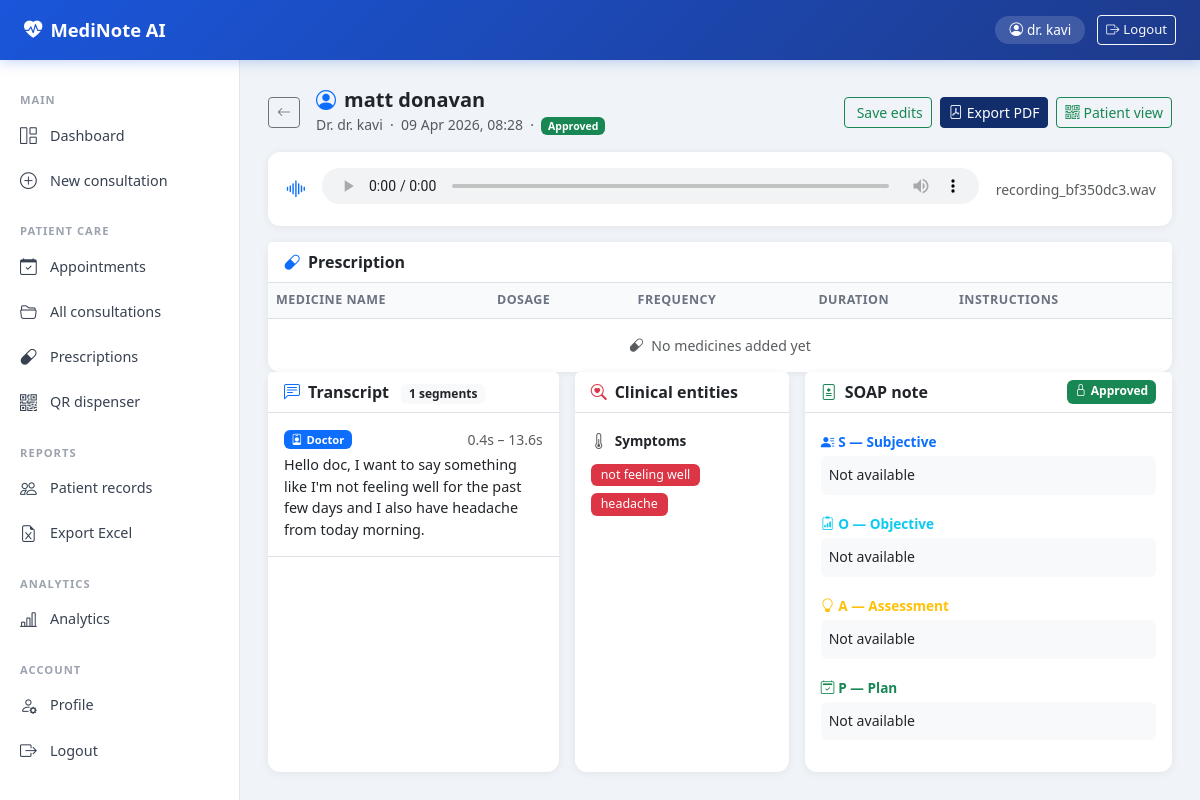
Screenshot of /review/8 (signed in) with the database file from the repository.
### models/consultation.py (models this page shows, shortened)
class User(UserMixin, db.Model):
    __tablename__ = "users"
    id            = db.Column(db.Integer, primary_key=True)
    name          = db.Column(db.String(100), nullable=False)
    email         = db.Column(db.String(120), unique=True, nullable=False)
    password_hash = db.Column(db.String(200))
    role          = db.Column(db.String(20), default="doctor")
    created_at    = db.Column(db.DateTime, default=datetime.utcnow)

class Consultation(db.Model):
    __tablename__ = "consultations"
    id           = db.Column(db.Integer, primary_key=True)
    patient_name = db.Column(db.String(100))
    doctor_name  = db.Column(db.String(100))
    audio_file   = db.Column(db.String(200))
    status       = db.Column(db.String(30), default="uploaded")
    created_at   = db.Column(db.DateTime, default=datetime.utcnow)
    approved_at  = db.Column(db.DateTime, nullable=True)
    transcripts  = db.relationship("Transcript", backref="consultation", lazy=True)
    entities     = db.relationship("Entity", backref="consultation", lazy=True)
    notes        = db.relationship("Note", backref="consultation", lazy=True)
    prescriptions = db.relationship("Prescription", backref="consultation", lazy=True)

class Transcript(db.Model):
    __tablename__ = "transcripts"
    id              = db.Column(db.Integer, primary_key=True)
    consultation_id = db.Column(db.Integer, db.ForeignKey("consultations.id"))
    speaker         = db.Column(db.String(20))
    start_time      = db.Column(db.Float)
    end_time        = db.Column(db.Float)
    text            = db.Column(db.Text)
    confidence      = db.Column(db.Float, default=1.0)

class Entity(db.Model):
    __tablename__ = "entities"
    id              = db.Column(db.Integer, primary_key=True)
    consultation_id = db.Column(db.Integer, db.ForeignKey("consultations.id"))
    entity_type     = db.Column(db.String(50))
    entity_value    = db.Column(db.String(200))
    metadata_json   = db.Column(db.Text)

class Note(db.Model):
    __tablename__ = "notes"
    id               = db.Column(db.Integer, primary_key=True)
    consultation_id  = db.Column(db.Integer, db.ForeignKey("consultations.id"))
    generated_note   = db.Column(db.Text)
    edited_note      = db.Column(db.Text)
    approved         = db.Column(db.Boolean, default=False)
    exported_pdf     = db.Column(db.String(200))
    fhir_json        = db.Column(db.Text)

### routes/consultation.py (the view)
@consultation_bp.route("/review/<int:id>")
@login_required
def review(id):
    consultation = Consultation.query.get_or_404(id)
    transcripts  = Transcript.query.filter_by(consultation_id=id).all()
    entities     = Entity.query.filter_by(consultation_id=id).all()
    note         = Note.query.filter_by(consultation_id=id).first()
    return render_template("review.html",
        consultation=consultation,
        transcripts=transcripts,
        entities=entities,
        note=note
    )

### templates/review.html (shortened to what this page needs)
{% extends "base.html" %}
{% block content %}
<div class="d-flex justify-content-between align-items-center mb-3">
  <div class="d-flex align-items-center gap-3">
    <a href="{{ url_for('dashboard.dashboard') }}" class="btn btn-outline-secondary btn-sm">
      <i class="bi bi-arrow-left"></i>
    </a>
    <div>
      <h5 class="fw-bold mb-0">
        <i class="bi bi-person-circle text-primary me-2"></i>{{ consultation.patient_name }}
      </h5>
      <small class="text-muted">
        Dr. {{ consultation.doctor_name }} &nbsp;·&nbsp;
        {{ consultation.created_at.strftime("%d %b %Y, %H:%M") }} &nbsp;·&nbsp;
        {% if consultation.status == "approved" %}
          <span class="badge bg-success">Approved</span>
        {% elif consultation.status == "ready" %}
          <span class="badge bg-info text-dark">Ready for review</span>
        {% else %}
          <span class="badge bg-secondary">{{ consultation.status }}</span>
        {% endif %}
      </small>
    </div>
  </div>
  <div class="d-flex gap-2">
    <button class="btn btn-outline-success btn-sm" id="save-btn" onclick="saveNote()">
      Save edits
    </button>
    {% if consultation.status != "approved" %}
    <form method="POST" action="{{ url_for('consultation.approve', id=consultation.id) }}" class="d-inline">
      <button type="submit" class="btn btn-success btn-sm"
              onclick="return confirm('Approve and finalise this consultation?')">
        <i class="bi bi-check-circle me-1"></i>Approve
      </button>
    </form>
    {% else %}
    {% if consultation.status == "approved" %}
    {% set qr_token = consultation.id|string + "-" %}
    <a href="{{ url_for('consultation.export_pdf', id=consultation.id) }}"
       class="btn btn-primary btn-sm">
      <i class="bi bi-file-pdf me-1"></i>Export PDF
    </a>
    <a href="/patient/{{ consultation.id }}-{{
         consultation.patient_name | md5_token(consultation.id) }}"
       target="_blank" class="btn btn-outline-success btn-sm">
      <i class="bi bi-qr-code me-1"></i>Patient view
    </a>
    {% endif %}
    {% endif %}
  </div>
</div>
{% if consultation.audio_file %}
<div class="card mb-3 p-3">
  <div class="d-flex align-items-center gap-3">
    <i class="bi bi-soundwave text-primary" style="font-size:1.4rem"></i>
    <div class="flex-grow-1">
      <audio controls class="w-100" style="height:36px">
        <source src="{{ url_for('consultation.serve_audio', filename=consultation.audio_file) }}"
                type="audio/mpeg">
      </audio>
    </div>
    <small class="text-muted">{{ consultation.audio_file }}</small>
  </div>
</div>
{% endif %}
<div class="card mt-3" id="rx-panel">
  <div class="card-header bg-white border-bottom py-2 d-flex justify-content-between align-items-center">
    <span class="fw-bold">
      <i class="bi bi-capsule text-primary me-2"></i>Prescription
    </span>
  </div>
  <div class="card-body p-0">
    <table class="table table-hover mb-0" id="rx-table">
      <thead class="table-light">
        <tr>
          <th style="width:22%">Medicine name</th>
          <th style="width:14%">Dosage</th>
          <th style="width:18%">Frequency</th>
          <th style="width:14%">Duration</th>
          <th style="width:22%">Instructions</th>
        </tr>
      </thead>
    </table>
    <div id="rx-empty" class="text-center text-muted py-3 d-none"
         style="font-size:.88rem">
      <i class="bi bi-capsule me-2"></i>No medicines added yet
    </div>
  </div>
</div>
<div class="row g-3">
  <div class="col-md-4">
    <div class="card h-100">
      <div class="card-header bg-white border-bottom py-2">
        <span class="fw-bold">
          <i class="bi bi-chat-left-text text-primary me-2"></i>Transcript
        </span>
        <span class="badge bg-light text-dark ms-2">{{ transcripts|length }} segments</span>
      </div>
      <div class="card-body p-0" style="max-height:520px; overflow-y:auto">
        {% if transcripts %}
          {% for t in transcripts %}
          <div class="p-3 border-bottom transcript-segment"
               style="cursor:pointer"
               onmouseover="this.style.background='#f8f9fa'"
               onmouseout="this.style.background='white'">
            <div class="d-flex justify-content-between align-items-center mb-1">
              {% if t.speaker == "DOCTOR" %}
                <span class="badge bg-primary" style="font-size:0.7rem">
                  <i class="bi bi-person-badge me-1"></i>Doctor
                </span>
              {% else %}
                <span class="badge bg-success" style="font-size:0.7rem">
                  <i class="bi bi-person me-1"></i>Patient
                </span>
              {% endif %}
              <small class="text-muted">
                {{ "%.1f"|format(t.start_time) }}s – {{ "%.1f"|format(t.end_time) }}s
              </small>
            </div>
            <p class="mb-0 mt-1" style="font-size:0.9rem; line-height:1.5">
              {{ t.text }}
            </p>
          </div>
          {% endfor %}
        {% else %}
          <div class="text-center text-muted py-5">
            <i class="bi bi-chat-left-text" style="font-size:2rem"></i>
            <p class="mt-2">No transcript available</p>
          </div>
        {% endif %}
      </div>
    </div>
  </div>
  <div class="col-md-3">
    <div class="card h-100">
      <div class="card-header bg-white border-bottom py-2">
        <span class="fw-bold">
          <i class="bi bi-search-heart text-danger me-2"></i>Clinical entities
        </span>
      </div>
      <div class="card-body" style="max-height:520px; overflow-y:auto">
        {% set entity_map = {} %}
        {% for e in entities %}
          {% if e.entity_type not in entity_map %}
            {% set _ = entity_map.update({e.entity_type: []}) %}
          {% endif %}
          {% set _ = entity_map[e.entity_type].append(e.entity_value) %}
        {% endfor %}
        {% set sections = [
          ("symptoms",    "bi-thermometer-half", "bg-danger",   "Symptoms"),
          ("medications", "bi-capsule",           "bg-primary",  "Medications"),
          ("diagnoses",   "bi-clipboard2-pulse",  "bg-warning",  "Diagnoses"),
          ("allergies",   "bi-shield-exclamation","bg-orange",   "Allergies"),
          ("vitals",      "bi-heart-pulse",       "bg-info",     "Vitals"),
          ("follow_up",   "bi-calendar-check",    "bg-success",  "Follow-up")
        ] %}
        {% for key, icon, color, label in sections %}
          {% if key in entity_map and entity_map[key] %}
          <div class="mb-3">
            <div class="d-flex align-items-center mb-2">
              <i class="bi {{ icon }} me-2 text-muted"></i>
              <span class="fw-semibold" style="font-size:0.85rem">{{ label }}</span>
            </div>
            {% for val in entity_map[key] %}
              <span class="badge me-1 mb-1 {{ color }} text-wrap"
                    style="font-size:0.78rem; font-weight:400; padding:5px 10px">
                {{ val }}
              </span>
            {% endfor %}
          </div>
          {% endif %}
        {% endfor %}
      </div>
    </div>
  </div>
  <div class="col-md-5">
    <div class="card h-100">
      <div class="card-header bg-white border-bottom py-2 d-flex justify-content-between">
        <span class="fw-bold">
          <i class="bi bi-file-medical text-success me-2"></i>SOAP note
        </span>
        {% if consultation.status == "approved" %}
          <span class="badge bg-success">
            <i class="bi bi-lock me-1"></i>Approved
          </span>
        {% else %}
          <span class="badge bg-warning text-dark">
            <i class="bi bi-pencil me-1"></i>Editable
          </span>
        {% endif %}
      </div>
      <div class="card-body" style="max-height:520px; overflow-y:auto">
        {% if note %}
          {% set soap = note.edited_note | safe %}
          {% for section, icon, color, label in [
            ("subjective", "bi-person-lines-fill", "primary",  "S — Subjective"),
            ("objective",  "bi-clipboard2-data",   "info",     "O — Objective"),
            ("assessment", "bi-lightbulb",          "warning",  "A — Assessment"),
            ("plan",       "bi-calendar2-check",    "success",  "P — Plan")
          ] %}
          <div class="mb-3">
            <label class="form-label fw-semibold text-{{ color }} mb-1" style="font-size:0.85rem">
              <i class="bi {{ icon }} me-1"></i>{{ label }}
            </label>
            {% if consultation.status != "approved" %}
            <textarea class="form-control soap-field"
                      id="soap-{{ section }}"
                      rows="3"
                      style="font-size:0.88rem; resize:vertical; border-color:#dee2e6"
                      data-section="{{ section }}">{{ note.edited_note | soap_section(section) }}</textarea>
            {% else %}
            <div class="p-2 rounded bg-light" style="font-size:0.88rem; line-height:1.6">
              {{ note.edited_note | soap_section(section) }}
            </div>
            {% endif %}
          </div>
          {% endfor %}
        {% else %}
          <div class="text-center text-muted py-5">
            <i class="bi bi-file-medical" style="font-size:2rem"></i>
            <p class="mt-2">No note generated yet</p>
          </div>
        {% endif %}
      </div>
    </div>
  </div>
</div>
<div class="position-fixed bottom-0 end-0 p-3" style="z-index:1100">
</div>
{% endblock %}

### templates/base.html (shortened to what this page needs)
<!DOCTYPE html>
<html lang="en">
<head>
  <link href="https://cdn.jsdelivr.net/npm/bootstrap@5.3.0/dist/css/bootstrap.min.css" rel="stylesheet"/>
  <link href="https://cdn.jsdelivr.net/npm/bootstrap-icons@1.10.5/font/bootstrap-icons.css" rel="stylesheet"/>
</head>
<body>
{% set authenticated = current_user.is_authenticated %}
{% if authenticated %}
<div class="topbar">
  <a href="{{ url_for('dashboard.dashboard') }}" class="topbar-brand">
    <i class="bi bi-heart-pulse-fill"></i>MediNote AI
  </a>
  <div class="topbar-user">
    <span class="user-pill"><i class="bi bi-person-circle me-1"></i>{{ current_user.name }}</span>
    <a href="{{ url_for('auth.logout') }}" class="btn btn-sm btn-outline-light" style="font-size:.82rem">
      <i class="bi bi-box-arrow-right me-1"></i>Logout
    </a>
  </div>
</div>
<div class="sidebar">
    <div class="sidebar-label">Main</div>
    <a href="{{ url_for('dashboard.dashboard') }}"
       class="sidebar-link {% if request.endpoint == 'dashboard.dashboard' %}active{% endif %}">
      <i class="bi bi-grid-1x2"></i>Dashboard
    </a>
    <a href="{{ url_for('consultation.consent') }}"
       class="sidebar-link {% if request.endpoint in ['consultation.consent','consultation.upload'] %}active{% endif %}">
      <i class="bi bi-plus-circle"></i>New consultation
    </a>
    <div class="sidebar-label mt-2">Patient care</div>
    <a href="{{ url_for('patients.appointments') }}"
       class="sidebar-link {% if request.endpoint == 'patients.appointments' %}active{% endif %}">
      <i class="bi bi-calendar-check"></i>Appointments
    </a>
    <a href="{{ url_for('dashboard.all_consultations') }}"
       class="sidebar-link {% if request.endpoint == 'dashboard.all_consultations' %}active{% endif %}">
      <i class="bi bi-folder2-open"></i>All consultations
    </a>
    <a href="{{ url_for('patients.prescriptions') }}"
       class="sidebar-link {% if request.endpoint == 'patients.prescriptions' %}active{% endif %}">
      <i class="bi bi-capsule"></i>Prescriptions
    </a>
    <a href="{{ url_for('patients.qr_dispenser') }}"
       class="sidebar-link {% if request.endpoint == 'patients.qr_dispenser' %}active{% endif %}">
      <i class="bi bi-qr-code"></i>QR dispenser
    </a>
    <div class="sidebar-label mt-2">Reports</div>
    <a href="{{ url_for('patients.patient_list') }}"
       class="sidebar-link {% if request.endpoint in ['patients.patient_list','patients.patient_detail'] %}active{% endif %}">
      <i class="bi bi-people"></i>Patient records
    </a>
    <a href="{{ url_for('consultation.export_excel') }}"
       class="sidebar-link">
      <i class="bi bi-file-earmark-excel"></i>Export Excel
    </a>
    <div class="sidebar-label mt-2">Analytics</div>
    <a href="{{ url_for('patients.analytics') }}"
       class="sidebar-link {% if request.endpoint == 'patients.analytics' %}active{% endif %}">
      <i class="bi bi-bar-chart-line"></i>Analytics
    </a>
    <div class="sidebar-label mt-2">Account</div>
    <a href="{{ url_for('patients.profile') }}"
       class="sidebar-link {% if request.endpoint == 'patients.profile' %}active{% endif %}">
      <i class="bi bi-person-gear"></i>Profile
    </a>
    <a href="{{ url_for('auth.logout') }}" class="sidebar-link">
      <i class="bi bi-box-arrow-right"></i>Logout
    </a>
  </div>
{% endif %}
{% if authenticated %}
<div class="main-content">
{% else %}
<div class="container mt-4">
{% endif %}
  {% block content %}{% endblock %}
</div>
</body>
</html>

### rows the page displays
User: name "dr. kavi"
Consultation: patient_name "matt donavan", doctor_name "dr. kavi", created_at "09 Apr 2026, 08:28", audio_file "recording_bf350dc3.wav"
Transcript: speaker "DOCTOR" (drawn), start_time "0.4", end_time "13.6", text "Hello doc, I want to say something like I'm not feeling well for the past few days and I also have headache from today morning."
Entity: entity_value "not feeling well"
Entity: entity_value "headache"
Note: edited_note|soap_section "Not available" "Not available" "Not available" "Not available"

### other values shown
{{ transcripts|length }} "1"
{{ label }} "Symptoms"
{{ label }} "S — Subjective" "O — Objective" "A — Assessment" "P — Plan"
